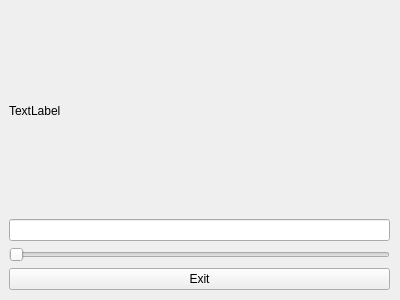
<?xml version="1.0" encoding="UTF-8"?>
<ui version="4.0">
 <class>MyForm</class>
 <widget class="QWidget" name="MyForm">
  <property name="geometry">
   <rect>
    <x>0</x>
    <y>0</y>
    <width>400</width>
    <height>300</height>
   </rect>
  </property>
  <property name="windowTitle">
   <string>Form</string>
  </property>
  <widget class="QWidget" name="gridLayoutWidget">
   <property name="geometry">
    <rect>
     <x>9</x>
     <y>9</y>
     <width>381</width>
     <height>281</height>
    </rect>
   </property>
   <layout class="QGridLayout" name="gridLayout">
    <item row="2" column="1">
     <widget class="QSlider" name="horizontalSlider">
      <property name="orientation">
       <enum>Qt::Horizontal</enum>
      </property>
     </widget>
    </item>
    <item row="0" column="1">
     <widget class="MyQLabel" name="label">
      <property name="enabled">
       <bool>true</bool>
      </property>
      <property name="text">
       <string>TextLabel</string>
      </property>
     </widget>
    </item>
    <item row="3" column="1">
     <widget class="QPushButton" name="bttExit">
      <property name="text">
       <string>Exit</string>
      </property>
     </widget>
    </item>
    <item row="1" column="1">
     <widget class="QLineEdit" name="lineEdit"/>
    </item>
   </layout>
  </widget>
 </widget>
 <customwidgets>
  <customwidget>
   <class>MyQLabel</class>
   <extends>QLabel</extends>
   <header>myqlabel.h</header>
   <slots>
    <signal>enviaText(QString)</signal>
    <slot>Truncar(int)</slot>
    <slot>SetOriginal(QString)</slot>
   </slots>
  </customwidget>
 </customwidgets>
 <resources/>
 <connections>
  <connection>
   <sender>bttExit</sender>
   <signal>clicked()</signal>
   <receiver>MyForm</receiver>
   <slot>close()</slot>
   <hints>
    <hint type="sourcelabel">
     <x>199</x>
     <y>276</y>
    </hint>
    <hint type="destinationlabel">
     <x>199</x>
     <y>149</y>
    </hint>
   </hints>
  </connection>
  <connection>
   <sender>lineEdit</sender>
   <signal>textChanged(QString)</signal>
   <receiver>label</receiver>
   <slot>SetOriginal(QString)</slot>
   <hints>
    <hint type="sourcelabel">
     <x>199</x>
     <y>224</y>
    </hint>
    <hint type="destinationlabel">
     <x>199</x>
     <y>107</y>
    </hint>
   </hints>
  </connection>
  <connection>
   <sender>horizontalSlider</sender>
   <signal>valueChanged(int)</signal>
   <receiver>label</receiver>
   <slot>Truncar(int)</slot>
   <hints>
    <hint type="sourcelabel">
     <x>199</x>
     <y>250</y>
    </hint>
    <hint type="destinationlabel">
     <x>199</x>
     <y>107</y>
    </hint>
   </hints>
  </connection>
  <connection>
   <sender>label</sender>
   <signal>enviaText(QString)</signal>
   <receiver>label</receiver>
   <slot>setText(QString)</slot>
   <hints>
    <hint type="sourcelabel">
     <x>199</x>
     <y>107</y>
    </hint>
    <hint type="destinationlabel">
     <x>199</x>
     <y>107</y>
    </hint>
   </hints>
  </connection>
 </connections>
</ui>
